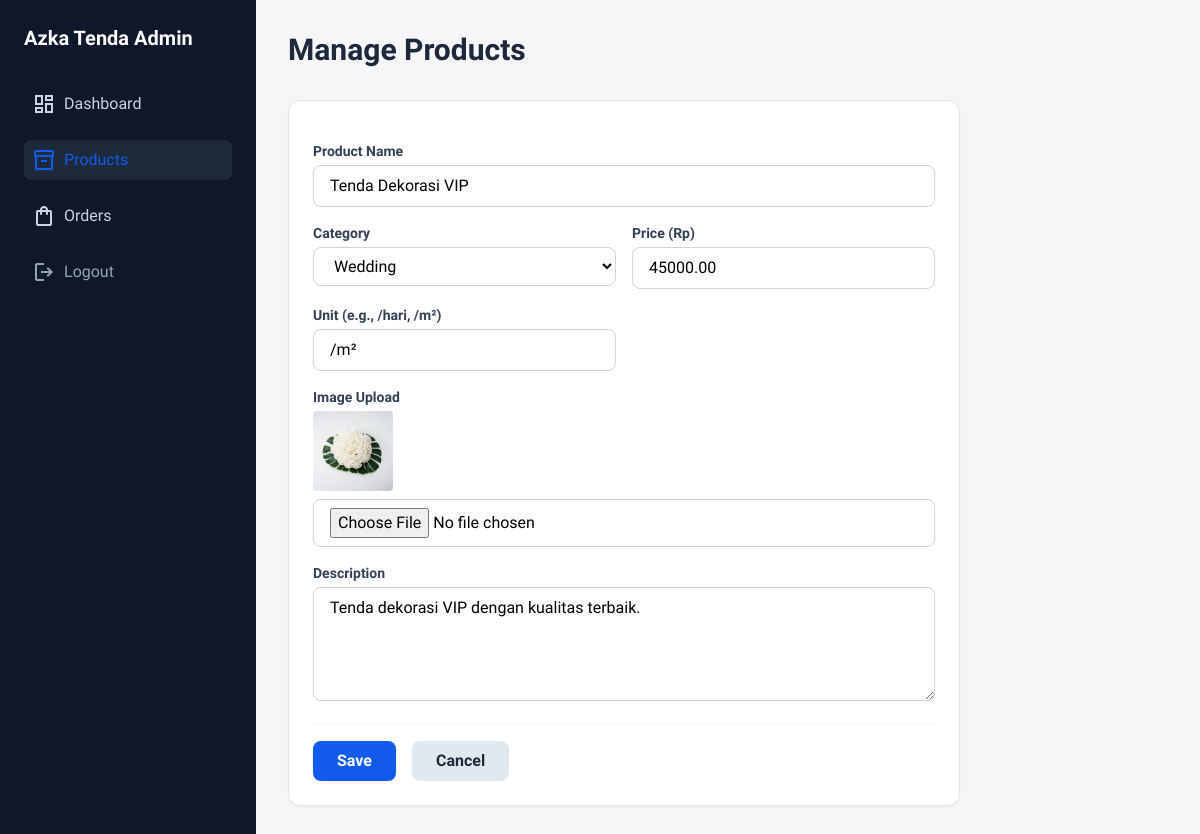
Screenshot of /admin/products.php?action=edit&id=1 (signed in) with the database file from the repository.
### tables this page shows
CREATE TABLE products (
    id INT AUTO_INCREMENT PRIMARY KEY,
    category_id INT,
    name VARCHAR(255) NOT NULL,
    price DECIMAL(10,2) NOT NULL,
    unit VARCHAR(50) NOT NULL,
    image VARCHAR(500),
    description TEXT,
    FOREIGN KEY (category_id) REFERENCES categories(id)
);

CREATE TABLE categories (
    id INT AUTO_INCREMENT PRIMARY KEY,
    name VARCHAR(100) NOT NULL
);

### admin/products.php (the view, shortened to what this page needs)
<?php
include '../includes/config.php';
$action = $_GET['action'] ?? '';
$id = $_GET['id'] ?? 0;
$categories = $conn->query("SELECT * FROM categories");
?>
<!DOCTYPE html>
<html lang="id">
<head>
    <script src="https://cdn.tailwindcss.com"></script>
</head>
<body class="bg-background-light flex min-h-screen">
    <aside class="w-64 bg-slate-900 text-white flex flex-col p-6 fixed h-full z-10">
        <h1 class="text-xl font-bold mb-8">Azka Tenda Admin</h1>
        <nav class="space-y-4 flex-1">
            <a href="index.php" class="flex gap-2 text-slate-300 hover:text-white p-2 hover:bg-slate-800 rounded-lg transition-colors"><span class="material-symbols-outlined">dashboard</span> Dashboard</a>
            <a href="products.php" class="flex gap-2 text-primary bg-slate-800 p-2 rounded-lg"><span class="material-symbols-outlined">inventory_2</span> Products</a>
            <a href="orders.php" class="flex gap-2 text-slate-300 hover:text-white p-2 hover:bg-slate-800 rounded-lg transition-colors"><span class="material-symbols-outlined">shopping_bag</span> Orders</a>
            <a href="logout.php" class="flex gap-2 text-slate-400 hover:text-red-400 p-2 mt-auto"><span class="material-symbols-outlined">logout</span> Logout</a>
        </nav>
    </aside>
    <main class="flex-1 p-8 ml-64 overflow-y-auto">
        <div class="flex justify-between items-center mb-8">
            <h2 class="text-3xl font-bold text-slate-800">Manage Products</h2>
        </div>
        <?php if ($action === 'add' || $action === 'edit'): ?>
            <?php
                $product = null;
                if ($action === 'edit' && $id > 0) {
                    $stmt = $conn->prepare("SELECT * FROM products WHERE id=?");
                    $stmt->bind_param("i", $id);
                    $stmt->execute();
                    $product = $stmt->get_result()->fetch_assoc();
                }
            ?>
            <div class="bg-white rounded-xl shadow-sm border border-slate-200 p-6 max-w-2xl">
                <form method="POST" action="products.php" enctype="multipart/form-data" class="space-y-4">
                    <div class="grid grid-cols-2 gap-4">
                        <div class="col-span-2">
                            <label class="block text-sm font-semibold text-slate-700 mb-1">Product Name</label>
                            <input type="text" name="name" required class="w-full border border-slate-300 rounded-lg px-4 py-2" value="<?= htmlspecialchars($product['name'] ?? '') ?>">
                        </div>
                        <div>
                            <label class="block text-sm font-semibold text-slate-700 mb-1">Category</label>
                            <select name="category_id" required class="w-full border border-slate-300 rounded-lg px-4 py-2 bg-white">
                                <?php $categories->data_seek(0); while($cat = $categories->fetch_assoc()): ?>
                                    <option value="<?= $cat['id'] ?>" <?= ($product && $product['category_id'] == $cat['id']) ? 'selected' : '' ?>><?= htmlspecialchars($cat['name']) ?></option>
                                <?php endwhile; ?>
                            </select>
                        </div>
                        <div>
                            <label class="block text-sm font-semibold text-slate-700 mb-1">Price (Rp)</label>
                            <input type="number" name="price" required class="w-full border border-slate-300 rounded-lg px-4 py-2" value="<?= htmlspecialchars($product['price'] ?? '') ?>">
                        </div>
                        <div>
                            <label class="block text-sm font-semibold text-slate-700 mb-1">Unit (e.g., /hari, /m²)</label>
                            <input type="text" name="unit" required class="w-full border border-slate-300 rounded-lg px-4 py-2" value="<?= htmlspecialchars($product['unit'] ?? '') ?>">
                        </div>
                        <div class="col-span-2">
                            <label class="block text-sm font-semibold text-slate-700 mb-1">Image Upload</label>
                            <?php if($product && $product['image']): ?>
                                <img src="../<?= htmlspecialchars($product['image']) ?>" alt="Current Image" class="h-20 w-20 object-cover rounded mb-2">
                            <?php endif; ?>
                            <input type="file" name="image" accept="image/*" <?= !$product ? 'required' : '' ?> class="w-full border border-slate-300 rounded-lg px-4 py-2 bg-white">
                        </div>
                        <div class="col-span-2">
                            <label class="block text-sm font-semibold text-slate-700 mb-1">Description</label>
                            <textarea name="description" rows="4" required class="w-full border border-slate-300 rounded-lg px-4 py-2"><?= htmlspecialchars($product['description'] ?? '') ?></textarea>
                        </div>
                    </div>
                    <div class="flex gap-4 pt-4 border-t border-slate-100">
                        <button type="submit" name="<?= $action ?>" class="bg-primary text-white font-bold py-2 px-6 rounded-lg hover:bg-blue-700">Save</button>
                        <a href="products.php" class="bg-slate-200 text-slate-800 font-bold py-2 px-6 rounded-lg hover:bg-slate-300">Cancel</a>
                    </div>
                </form>
            </div>
        <?php endif; ?>
    </main>
</body>
</html>

### admin/products.php (style rules this page uses)
body { font-family: 'Work Sans', sans-serif; }

### rows the page displays
products: name "Tenda Dekorasi VIP", category_id "Wedding", price "45000.00", unit "/m²", image (picture), description "Tenda dekorasi VIP dengan kualitas terbaik."
